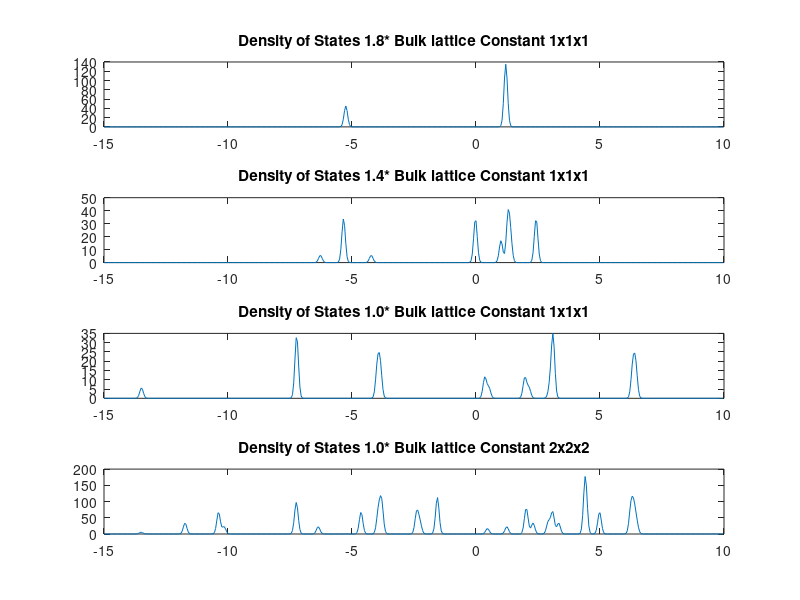

Here is the MATLAB script that generated this plot:
density_18 = [-1.500000e+01	0.000000e+00
-1.495000e+01	0.000000e+00
-1.490000e+01	0.000000e+00
-1.485000e+01	0.000000e+00
-1.480000e+01	0.000000e+00
-1.475000e+01	0.000000e+00
-1.470000e+01	0.000000e+00
-1.465000e+01	0.000000e+00
-1.460000e+01	0.000000e+00
-1.455000e+01	0.000000e+00
-1.450000e+01	0.000000e+00
-1.445000e+01	0.000000e+00
-1.440000e+01	0.000000e+00
-1.435000e+01	0.000000e+00
-1.430000e+01	0.000000e+00
-1.425000e+01	0.000000e+00
-1.420000e+01	0.000000e+00
-1.415000e+01	0.000000e+00
-1.410000e+01	0.000000e+00
-1.405000e+01	0.000000e+00
-1.400000e+01	0.000000e+00
-1.395000e+01	0.000000e+00
-1.390000e+01	0.000000e+00
-1.385000e+01	0.000000e+00
-1.380000e+01	0.000000e+00
-1.375000e+01	0.000000e+00
-1.370000e+01	0.000000e+00
-1.365000e+01	0.000000e+00
-1.360000e+01	0.000000e+00
-1.355000e+01	0.000000e+00
-1.350000e+01	0.000000e+00
-1.345000e+01	0.000000e+00
-1.340000e+01	0.000000e+00
-1.335000e+01	0.000000e+00
-1.330000e+01	0.000000e+00
-1.325000e+01	0.000000e+00
-1.320000e+01	0.000000e+00
-1.315000e+01	0.000000e+00
-1.310000e+01	0.000000e+00
-1.305000e+01	0.000000e+00
-1.300000e+01	0.000000e+00
-1.295000e+01	0.000000e+00
-1.290000e+01	0.000000e+00
-1.285000e+01	0.000000e+00
-1.280000e+01	0.000000e+00
-1.275000e+01	0.000000e+00
-1.270000e+01	0.000000e+00
-1.265000e+01	0.000000e+00
-1.260000e+01	0.000000e+00
-1.255000e+01	0.000000e+00
-1.250000e+01	0.000000e+00
-1.245000e+01	0.000000e+00
-1.240000e+01	0.000000e+00
-1.235000e+01	0.000000e+00
-1.230000e+01	0.000000e+00
-1.225000e+01	0.000000e+00
-1.220000e+01	0.000000e+00
-1.215000e+01	0.000000e+00
-1.210000e+01	0.000000e+00
-1.205000e+01	0.000000e+00
-1.200000e+01	0.000000e+00
-1.195000e+01	0.000000e+00
-1.190000e+01	0.000000e+00
-1.185000e+01	0.000000e+00
-1.180000e+01	0.000000e+00
-1.175000e+01	0.000000e+00
-1.170000e+01	0.000000e+00
-1.165000e+01	0.000000e+00
-1.160000e+01	0.000000e+00
-1.155000e+01	0.000000e+00
-1.150000e+01	0.000000e+00
-1.145000e+01	0.000000e+00
-1.140000e+01	0.000000e+00
-1.135000e+01	0.000000e+00
-1.130000e+01	0.000000e+00
-1.125000e+01	0.000000e+00
-1.120000e+01	0.000000e+00
-1.115000e+01	0.000000e+00
-1.110000e+01	0.000000e+00
-1.105000e+01	0.000000e+00
-1.100000e+01	0.000000e+00
-1.095000e+01	0.000000e+00
-1.090000e+01	0.000000e+00
-1.085000e+01	0.000000e+00
-1.080000e+01	0.000000e+00
-1.075000e+01	0.000000e+00
-1.070000e+01	0.000000e+00
-1.065000e+01	0.000000e+00
-1.060000e+01	0.000000e+00
-1.055000e+01	0.000000e+00
-1.050000e+01	0.000000e+00
-1.045000e+01	0.000000e+00
-1.040000e+01	0.000000e+00
-1.035000e+01	0.000000e+00
-1.030000e+01	0.000000e+00
-1.025000e+01	0.000000e+00
-1.020000e+01	0.000000e+00
-1.015000e+01	0.000000e+00
-1.010000e+01	0.000000e+00
-1.005000e+01	0.000000e+00
-1.000000e+01	0.000000e+00
-9.950000e+00	0.000000e+00
-9.900000e+00	0.000000e+00
-9.850000e+00	0.000000e+00
-9.800000e+00	0.000000e+00
-9.750000e+00	0.000000e+00
-9.700000e+00	0.000000e+00
-9.650000e+00	0.000000e+00
-9.600000e+00	0.000000e+00
-9.550000e+00	0.000000e+00
-9.500000e+00	0.000000e+00
-9.450000e+00	0.000000e+00
-9.400000e+00	0.000000e+00
-9.350000e+00	0.000000e+00
-9.300000e+00	0.000000e+00
-9.250000e+00	0.000000e+00
-9.200000e+00	0.000000e+00
-9.150000e+00	0.000000e+00
-9.100000e+00	0.000000e+00
-9.050000e+00	0.000000e+00
-9.000000e+00	0.000000e+00
-8.950000e+00	0.000000e+00
-8.900000e+00	0.000000e+00
-8.850000e+00	0.000000e+00
-8.800000e+00	0.000000e+00
-8.750000e+00	0.000000e+00
-8.700000e+00	0.000000e+00
-8.650000e+00	0.000000e+00
-8.600000e+00	0.000000e+00
-8.550000e+00	0.000000e+00
-8.500000e+00	0.000000e+00
-8.450000e+00	0.000000e+00
-8.400000e+00	0.000000e+00
-8.350000e+00	0.000000e+00
-8.300000e+00	0.000000e+00
-8.250000e+00	0.000000e+00
-8.200000e+00	0.000000e+00
-8.150000e+00	0.000000e+00
-8.100000e+00	0.000000e+00
-8.050000e+00	0.000000e+00
-8.000000e+00	0.000000e+00
-7.950000e+00	1.131980e-315
-7.900000e+00	4.690466e-304
-7.850000e+00	1.178816e-292
-7.800000e+00	1.796921e-281
-7.750000e+00	1.661364e-270
-7.700000e+00	9.316506e-260
-7.650000e+00	3.168796e-249
-7.600000e+00	6.537146e-239
-7.550000e+00	8.179653e-229
-7.500000e+00	6.207751e-219
-7.450000e+00	2.857502e-209
-7.400000e+00	7.977953e-200
-7.350000e+00	1.350981e-190
-7.300000e+00	1.387585e-181
-7.250000e+00	8.644163e-173
-7.200000e+00	3.266171e-164
-7.150000e+00	7.485274e-156
-7.100000e+00	1.040469e-147
-7.050000e+00	8.772099e-140
-7.000000e+00	4.485703e-132
-6.950000e+00	1.391267e-124
-6.900000e+00	2.617236e-117
-6.850000e+00	2.986264e-110
-6.800000e+00	2.066647e-103
-6.750000e+00	8.674753e-97
-6.700000e+00	2.208517e-90
-6.650000e+00	3.410335e-84
-6.600000e+00	3.194083e-78
-6.550000e+00	1.814463e-72
-6.500000e+00	6.251765e-67
-6.450000e+00	1.306502e-61
-6.400000e+00	1.656038e-56
-6.350000e+00	1.273160e-51
-6.300000e+00	5.936750e-47
-6.250000e+00	1.679064e-42
-6.200000e+00	2.880304e-38
-6.150000e+00	2.996831e-34
-6.100000e+00	1.891207e-30
-6.050000e+00	7.238832e-27
-6.000000e+00	1.680547e-23
-5.950000e+00	2.366386e-20
-5.900000e+00	2.021033e-17
-5.850000e+00	1.046921e-14
-5.800000e+00	3.289328e-12
-5.750000e+00	6.268349e-10
-5.700000e+00	7.245226e-08
-5.650000e+00	5.079295e-06
-5.600000e+00	2.159771e-04
-5.550000e+00	5.570123e-03
-5.500000e+00	8.713139e-02
-5.450000e+00	8.266795e-01
-5.400000e+00	4.757212e+00
-5.350000e+00	1.660430e+01
-5.300000e+00	3.515130e+01
-5.250000e+00	4.513517e+01
-5.200000e+00	3.515130e+01
-5.150000e+00	1.660430e+01
-5.100000e+00	4.757211e+00
-5.050000e+00	8.266793e-01
-5.000000e+00	8.713135e-02
-4.950000e+00	5.570121e-03
-4.900000e+00	2.159770e-04
-4.850000e+00	5.079292e-06
-4.800000e+00	7.245221e-08
-4.750000e+00	6.268344e-10
-4.700000e+00	3.289325e-12
-4.650000e+00	1.046920e-14
-4.600000e+00	2.021031e-17
-4.550000e+00	2.366384e-20
-4.500000e+00	1.680545e-23
-4.450000e+00	7.238823e-27
-4.400000e+00	1.891204e-30
-4.350000e+00	2.996827e-34
-4.300000e+00	2.880300e-38
-4.250000e+00	1.679061e-42
-4.200000e+00	5.936741e-47
-4.150000e+00	1.273158e-51
-4.100000e+00	1.656035e-56
-4.050000e+00	1.306500e-61
-4.000000e+00	6.251753e-67
-3.950000e+00	1.814459e-72
-3.900000e+00	3.194076e-78
-3.850000e+00	3.410328e-84
-3.800000e+00	2.208512e-90
-3.750000e+00	8.674733e-97
-3.700000e+00	2.066642e-103
-3.650000e+00	2.986257e-110
-3.600000e+00	2.617230e-117
-3.550000e+00	1.391263e-124
-3.500000e+00	4.485691e-132
-3.450000e+00	8.772075e-140
-3.400000e+00	1.040466e-147
-3.350000e+00	7.485253e-156
-3.300000e+00	3.266162e-164
-3.250000e+00	8.644137e-173
-3.200000e+00	1.387581e-181
-3.150000e+00	1.350977e-190
-3.100000e+00	7.977928e-200
-3.050000e+00	2.857492e-209
-3.000000e+00	6.207730e-219
-2.950000e+00	8.179625e-229
-2.900000e+00	6.537123e-239
-2.850000e+00	3.168784e-249
-2.800000e+00	9.316472e-260
-2.750000e+00	1.661357e-270
-2.700000e+00	1.796914e-281
-2.650000e+00	1.178812e-292
-2.600000e+00	4.690447e-304
-2.550000e+00	1.131975e-315
-2.500000e+00	0.000000e+00
-2.450000e+00	0.000000e+00
-2.400000e+00	0.000000e+00
-2.350000e+00	0.000000e+00
-2.300000e+00	0.000000e+00
-2.250000e+00	0.000000e+00
-2.200000e+00	0.000000e+00
-2.150000e+00	0.000000e+00
-2.100000e+00	0.000000e+00
-2.050000e+00	0.000000e+00
-2.000000e+00	0.000000e+00
-1.950000e+00	0.000000e+00
-1.900000e+00	0.000000e+00
-1.850000e+00	0.000000e+00
-1.800000e+00	0.000000e+00
-1.750000e+00	0.000000e+00
-1.700000e+00	0.000000e+00
-1.650000e+00	0.000000e+00
-1.600000e+00	0.000000e+00
-1.550000e+00	0.000000e+00
-1.500000e+00	4.053899e-314
-1.450000e+00	1.570060e-302
-1.400000e+00	3.689012e-291
-1.350000e+00	5.258491e-280
-1.300000e+00	4.547540e-269
-1.250000e+00	2.385963e-258
-1.200000e+00	7.595052e-248
-1.150000e+00	1.466852e-237
-1.100000e+00	1.718855e-227
-1.050000e+00	1.222079e-217
-1.000000e+00	5.272015e-208
-9.500000e-01	1.380010e-198
-9.000000e-01	2.191935e-189
-8.500000e-01	2.112638e-180
-8.000000e-01	1.235627e-171
-7.500000e-01	4.385594e-163
-7.000000e-01	9.446315e-155
-6.500000e-01	1.234823e-146
-6.000000e-01	9.796510e-139
-5.500000e-01	4.717147e-131
-5.000000e-01	1.378626e-123
-4.500000e-01	2.445635e-116
-4.000000e-01	2.633506e-109
-3.500000e-01	1.721452e-102
-3.000000e-01	6.831171e-96
-2.500000e-01	1.645726e-89
-2.000000e-01	2.407161e-83
-1.500000e-01	2.137777e-77
-1.000000e-01	1.152801e-71
-5.000000e-02	3.774917e-66
0.000000e+00	7.506680e-61
5.000000e-02	9.065750e-56
1.000000e-01	6.649716e-51
1.500000e-01	2.962613e-46
2.000000e-01	8.017680e-42
2.500000e-01	1.318118e-37
3.000000e-01	1.316502e-33
3.500000e-01	7.988794e-30
4.000000e-01	2.945529e-26
4.500000e-01	6.599301e-23
5.000000e-01	8.984936e-20
5.500000e-01	7.434362e-17
6.000000e-01	3.738631e-14
6.500000e-01	1.142745e-11
7.000000e-01	2.123147e-09
7.500000e-01	2.397895e-07
8.000000e-01	1.646353e-05
8.500000e-01	6.871950e-04
9.000000e-01	1.743898e-02
9.500000e-01	2.690689e-01
1.000000e+00	2.524193e+00
1.050000e+00	1.439829e+01
1.100000e+00	4.993879e+01
1.150000e+00	1.053202e+02
1.200000e+00	1.350627e+02
1.250000e+00	1.053202e+02
1.300000e+00	4.993879e+01
1.350000e+00	1.439829e+01
1.400000e+00	2.524194e+00
1.450000e+00	2.690690e-01
1.500000e+00	1.743898e-02
1.550000e+00	6.871951e-04
1.600000e+00	1.646353e-05
1.650000e+00	2.397896e-07
1.700000e+00	2.123148e-09
1.750000e+00	1.142745e-11
1.800000e+00	3.738632e-14
1.850000e+00	7.434364e-17
1.900000e+00	8.984939e-20
1.950000e+00	6.599303e-23
2.000000e+00	2.945530e-26
2.050000e+00	7.988796e-30
2.100000e+00	1.316503e-33
2.150000e+00	1.318118e-37
2.200000e+00	8.017683e-42
2.250000e+00	2.962614e-46
2.300000e+00	6.649719e-51
2.350000e+00	9.065753e-56
2.400000e+00	7.506683e-61
2.450000e+00	3.774918e-66
2.500000e+00	1.152802e-71
2.550000e+00	2.137778e-77
2.600000e+00	2.407161e-83
2.650000e+00	1.645726e-89
2.700000e+00	6.831173e-96
2.750000e+00	1.721453e-102
2.800000e+00	2.633506e-109
2.850000e+00	2.445636e-116
2.900000e+00	1.378627e-123
2.950000e+00	4.717148e-131
3.000000e+00	9.796513e-139
3.050000e+00	1.234823e-146
3.100000e+00	9.446317e-155
3.150000e+00	4.385595e-163
3.200000e+00	1.235628e-171
3.250000e+00	2.112639e-180
3.300000e+00	2.191936e-189
3.350000e+00	1.380010e-198
3.400000e+00	5.272016e-208
3.450000e+00	1.222079e-217
3.500000e+00	1.718855e-227
3.550000e+00	1.466852e-237
3.600000e+00	7.595053e-248
3.650000e+00	2.385963e-258
3.700000e+00	4.547541e-269
3.750000e+00	5.258492e-280
3.800000e+00	3.689013e-291
3.850000e+00	1.570060e-302
3.900000e+00	4.053899e-314
3.950000e+00	0.000000e+00
4.000000e+00	0.000000e+00
4.050000e+00	0.000000e+00
4.100000e+00	0.000000e+00
4.150000e+00	0.000000e+00
4.200000e+00	0.000000e+00
4.250000e+00	0.000000e+00
4.300000e+00	0.000000e+00
4.350000e+00	0.000000e+00
4.400000e+00	0.000000e+00
4.450000e+00	0.000000e+00
4.500000e+00	0.000000e+00
4.550000e+00	0.000000e+00
4.600000e+00	0.000000e+00
4.650000e+00	0.000000e+00
4.700000e+00	0.000000e+00
4.750000e+00	0.000000e+00
4.800000e+00	0.000000e+00
4.850000e+00	0.000000e+00
4.900000e+00	0.000000e+00
4.950000e+00	0.000000e+00
5.000000e+00	0.000000e+00
5.050000e+00	0.000000e+00
5.100000e+00	0.000000e+00
5.150000e+00	0.000000e+00
5.200000e+00	0.000000e+00
5.250000e+00	0.000000e+00
5.300000e+00	0.000000e+00
5.350000e+00	0.000000e+00
5.400000e+00	0.000000e+00
5.450000e+00	0.000000e+00
5.500000e+00	0.000000e+00
5.550000e+00	0.000000e+00
5.600000e+00	0.000000e+00
5.650000e+00	0.000000e+00
5.700000e+00	0.000000e+00
5.750000e+00	0.000000e+00
5.800000e+00	0.000000e+00
5.850000e+00	0.000000e+00
5.900000e+00	0.000000e+00
5.950000e+00	0.000000e+00
6.000000e+00	0.000000e+00
6.050000e+00	0.000000e+00
6.100000e+00	0.000000e+00
6.150000e+00	0.000000e+00
6.200000e+00	0.000000e+00
6.250000e+00	0.000000e+00
6.300000e+00	0.000000e+00
6.350000e+00	0.000000e+00
6.400000e+00	0.000000e+00
6.450000e+00	0.000000e+00
6.500000e+00	0.000000e+00
6.550000e+00	0.000000e+00
6.600000e+00	0.000000e+00
6.650000e+00	0.000000e+00
6.700000e+00	0.000000e+00
6.750000e+00	0.000000e+00
6.800000e+00	0.000000e+00
6.850000e+00	0.000000e+00
6.900000e+00	0.000000e+00
6.950000e+00	0.000000e+00
7.000000e+00	0.000000e+00
7.050000e+00	0.000000e+00
7.100000e+00	0.000000e+00
7.150000e+00	0.000000e+00
7.200000e+00	0.000000e+00
7.250000e+00	0.000000e+00
7.300000e+00	0.000000e+00
7.350000e+00	0.000000e+00
7.400000e+00	0.000000e+00
7.450000e+00	0.000000e+00
7.500000e+00	0.000000e+00
7.550000e+00	0.000000e+00
7.600000e+00	0.000000e+00
7.650000e+00	0.000000e+00
7.700000e+00	0.000000e+00
7.750000e+00	0.000000e+00
7.800000e+00	0.000000e+00
7.850000e+00	0.000000e+00
7.900000e+00	0.000000e+00
7.950000e+00	0.000000e+00
8.000000e+00	0.000000e+00
8.050000e+00	0.000000e+00
8.100000e+00	0.000000e+00
8.150000e+00	0.000000e+00
8.200000e+00	0.000000e+00
8.250000e+00	0.000000e+00
8.300000e+00	0.000000e+00
8.350000e+00	0.000000e+00
8.400000e+00	0.000000e+00
8.450000e+00	0.000000e+00
8.500000e+00	0.000000e+00
8.550000e+00	0.000000e+00
8.600000e+00	0.000000e+00
8.650000e+00	0.000000e+00
8.700000e+00	0.000000e+00
8.750000e+00	0.000000e+00
8.800000e+00	0.000000e+00
8.850000e+00	0.000000e+00
8.900000e+00	0.000000e+00
8.950000e+00	0.000000e+00
9.000000e+00	0.000000e+00
9.050000e+00	0.000000e+00
9.100000e+00	0.000000e+00
9.150000e+00	0.000000e+00
9.200000e+00	0.000000e+00
9.250000e+00	0.000000e+00
9.300000e+00	0.000000e+00
9.350000e+00	0.000000e+00
9.400000e+00	0.000000e+00
9.450000e+00	0.000000e+00
9.500000e+00	0.000000e+00
9.550000e+00	0.000000e+00
9.600000e+00	0.000000e+00
9.650000e+00	0.000000e+00
9.700000e+00	0.000000e+00
9.750000e+00	0.000000e+00
9.800000e+00	0.000000e+00
9.850000e+00	0.000000e+00
9.900000e+00	0.000000e+00
9.950000e+00	0.000000e+00];

density_14 = [-1.500000e+01	0.000000e+00
-1.495000e+01	0.000000e+00
-1.490000e+01	0.000000e+00
-1.485000e+01	0.000000e+00
-1.480000e+01	0.000000e+00
-1.475000e+01	0.000000e+00
-1.470000e+01	0.000000e+00
-1.465000e+01	0.000000e+00
-1.460000e+01	0.000000e+00
-1.455000e+01	0.000000e+00
-1.450000e+01	0.000000e+00
-1.445000e+01	0.000000e+00
-1.440000e+01	0.000000e+00
-1.435000e+01	0.000000e+00
-1.430000e+01	0.000000e+00
-1.425000e+01	0.000000e+00
-1.420000e+01	0.000000e+00
-1.415000e+01	0.000000e+00
-1.410000e+01	0.000000e+00
-1.405000e+01	0.000000e+00
-1.400000e+01	0.000000e+00
-1.395000e+01	0.000000e+00
-1.390000e+01	0.000000e+00
-1.385000e+01	0.000000e+00
-1.380000e+01	0.000000e+00
-1.375000e+01	0.000000e+00
-1.370000e+01	0.000000e+00
-1.365000e+01	0.000000e+00
-1.360000e+01	0.000000e+00
-1.355000e+01	0.000000e+00
-1.350000e+01	0.000000e+00
-1.345000e+01	0.000000e+00
-1.340000e+01	0.000000e+00
-1.335000e+01	0.000000e+00
-1.330000e+01	0.000000e+00
-1.325000e+01	0.000000e+00
-1.320000e+01	0.000000e+00
-1.315000e+01	0.000000e+00
-1.310000e+01	0.000000e+00
-1.305000e+01	0.000000e+00
-1.300000e+01	0.000000e+00
-1.295000e+01	0.000000e+00
-1.290000e+01	0.000000e+00
-1.285000e+01	0.000000e+00
-1.280000e+01	0.000000e+00
-1.275000e+01	0.000000e+00
-1.270000e+01	0.000000e+00
-1.265000e+01	0.000000e+00
-1.260000e+01	0.000000e+00
-1.255000e+01	0.000000e+00
-1.250000e+01	0.000000e+00
-1.245000e+01	0.000000e+00
-1.240000e+01	0.000000e+00
-1.235000e+01	0.000000e+00
-1.230000e+01	0.000000e+00
-1.225000e+01	0.000000e+00
-1.220000e+01	0.000000e+00
-1.215000e+01	0.000000e+00
-1.210000e+01	0.000000e+00
-1.205000e+01	0.000000e+00
-1.200000e+01	0.000000e+00
-1.195000e+01	0.000000e+00
-1.190000e+01	0.000000e+00
-1.185000e+01	0.000000e+00
-1.180000e+01	0.000000e+00
-1.175000e+01	0.000000e+00
-1.170000e+01	0.000000e+00
-1.165000e+01	0.000000e+00
-1.160000e+01	0.000000e+00
-1.155000e+01	0.000000e+00
-1.150000e+01	0.000000e+00
-1.145000e+01	0.000000e+00
-1.140000e+01	0.000000e+00
-1.135000e+01	0.000000e+00
-1.130000e+01	0.000000e+00
-1.125000e+01	0.000000e+00
-1.120000e+01	0.000000e+00
-1.115000e+01	0.000000e+00
-1.110000e+01	0.000000e+00
-1.105000e+01	0.000000e+00
-1.100000e+01	0.000000e+00
-1.095000e+01	0.000000e+00
-1.090000e+01	0.000000e+00
-1.085000e+01	0.000000e+00
-1.080000e+01	0.000000e+00
-1.075000e+01	0.000000e+00
-1.070000e+01	0.000000e+00
-1.065000e+01	0.000000e+00
-1.060000e+01	0.000000e+00
-1.055000e+01	0.000000e+00
-1.050000e+01	0.000000e+00
-1.045000e+01	0.000000e+00
-1.040000e+01	0.000000e+00
-1.035000e+01	0.000000e+00
-1.030000e+01	0.000000e+00
-1.025000e+01	0.000000e+00
-1.020000e+01	0.000000e+00
-1.015000e+01	0.000000e+00
-1.010000e+01	0.000000e+00
-1.005000e+01	0.000000e+00
-1.000000e+01	0.000000e+00
-9.950000e+00	0.000000e+00
-9.900000e+00	0.000000e+00
-9.850000e+00	0.000000e+00
-9.800000e+00	0.000000e+00
-9.750000e+00	0.000000e+00
-9.700000e+00	0.000000e+00
-9.650000e+00	0.000000e+00
-9.600000e+00	0.000000e+00
-9.550000e+00	0.000000e+00
-9.500000e+00	0.000000e+00
-9.450000e+00	0.000000e+00
-9.400000e+00	0.000000e+00
-9.350000e+00	0.000000e+00
-9.300000e+00	0.000000e+00
-9.250000e+00	0.000000e+00
-9.200000e+00	0.000000e+00
-9.150000e+00	0.000000e+00
-9.100000e+00	0.000000e+00
-9.050000e+00	0.000000e+00
-9.000000e+00	1.679823e-322
-8.950000e+00	9.513496e-311
-8.900000e+00	3.071128e-299
-8.850000e+00	6.013239e-288
-8.800000e+00	7.141210e-277
-8.750000e+00	5.143845e-266
-8.700000e+00	2.247277e-255
-8.650000e+00	5.954952e-245
-8.600000e+00	9.570895e-235
-8.550000e+00	9.329958e-225
-8.500000e+00	5.516448e-215
-8.450000e+00	1.978300e-205
-8.400000e+00	4.303061e-196
-8.350000e+00	5.676957e-187
-8.300000e+00	4.542621e-178
-8.250000e+00	2.204703e-169
-8.200000e+00	6.490028e-161
-8.150000e+00	1.158766e-152
-8.100000e+00	1.254867e-144
-8.050000e+00	8.242375e-137
-8.000000e+00	3.283672e-129
-7.950000e+00	7.934508e-122
-7.900000e+00	1.162875e-114
-7.850000e+00	1.033710e-107
-7.800000e+00	5.573361e-101
-7.750000e+00	1.822588e-94
-7.700000e+00	3.615034e-88
-7.650000e+00	4.348998e-82
-7.600000e+00	3.173355e-76
-7.550000e+00	1.404433e-70
-7.500000e+00	3.769954e-65
-7.450000e+00	6.137957e-60
-7.400000e+00	6.061280e-55
-7.350000e+00	3.630427e-50
-7.300000e+00	1.318875e-45
-7.250000e+00	2.906047e-41
-7.200000e+00	3.883776e-37
-7.150000e+00	3.148173e-33
-7.100000e+00	1.547803e-29
-7.050000e+00	4.615572e-26
-7.000000e+00	8.348109e-23
-6.950000e+00	9.158061e-20
-6.900000e+00	6.093568e-17
-6.850000e+00	2.459193e-14
-6.800000e+00	6.019580e-12
-6.750000e+00	8.937018e-10
-6.700000e+00	8.047701e-08
-6.650000e+00	4.395454e-06
-6.600000e+00	1.456091e-04
-6.550000e+00	2.925674e-03
-6.500000e+00	3.565465e-02
-6.450000e+00	2.635476e-01
-6.400000e+00	1.181557e+00
-6.350000e+00	3.212945e+00
-6.300000e+00	5.299130e+00
-6.250000e+00	5.301010e+00
-6.200000e+00	3.216365e+00
-6.150000e+00	1.183654e+00
-6.100000e+00	2.642027e-01
-6.050000e+00	3.576863e-02
-6.000000e+00	2.937109e-03
-5.950000e+00	1.462819e-04
-5.900000e+00	4.418899e-06
-5.850000e+00	8.114540e-08
-5.800000e+00	2.398199e-08
-5.750000e+00	1.777945e-06
-5.700000e+00	8.306318e-05
-5.650000e+00	2.353710e-03
-5.600000e+00	4.045293e-02
-5.550000e+00	4.216964e-01
-5.500000e+00	2.666260e+00
-5.450000e+00	1.022487e+01
-5.400000e+00	2.378297e+01
-5.350000e+00	3.355266e+01
-5.300000e+00	2.871049e+01
-5.250000e+00	1.490071e+01
-5.200000e+00	4.690576e+00
-5.150000e+00	8.955671e-01
-5.100000e+00	1.037105e-01
-5.050000e+00	7.284509e-03
-5.000000e+00	3.103348e-04
-4.950000e+00	8.018876e-06
-4.900000e+00	1.256751e-07
-4.850000e+00	1.194642e-09
-4.800000e+00	6.912569e-12
-4.750000e+00	6.088663e-12
-4.700000e+00	8.997439e-10
-4.650000e+00	8.096364e-08
-4.600000e+00	4.418898e-06
-4.550000e+00	1.462819e-04
-4.500000e+00	2.937109e-03
-4.450000e+00	3.576863e-02
-4.400000e+00	2.642027e-01
-4.350000e+00	1.183654e+00
-4.300000e+00	3.216365e+00
-4.250000e+00	5.301010e+00
-4.200000e+00	5.299130e+00
-4.150000e+00	3.212945e+00
-4.100000e+00	1.181557e+00
-4.050000e+00	2.635476e-01
-4.000000e+00	3.565465e-02
-3.950000e+00	2.925674e-03
-3.900000e+00	1.456091e-04
-3.850000e+00	4.395454e-06
-3.800000e+00	8.047701e-08
-3.750000e+00	8.937018e-10
-3.700000e+00	6.019580e-12
-3.650000e+00	2.459193e-14
-3.600000e+00	6.093568e-17
-3.550000e+00	9.158061e-20
-3.500000e+00	8.348109e-23
-3.450000e+00	4.615572e-26
-3.400000e+00	1.547803e-29
-3.350000e+00	3.148173e-33
-3.300000e+00	3.883776e-37
-3.250000e+00	2.906047e-41
-3.200000e+00	1.318875e-45
-3.150000e+00	3.630427e-50
-3.100000e+00	6.061280e-55
-3.050000e+00	6.137957e-60
-3.000000e+00	3.769954e-65
-2.950000e+00	1.404433e-70
-2.900000e+00	3.173355e-76
-2.850000e+00	4.348998e-82
-2.800000e+00	3.615034e-88
-2.750000e+00	1.822588e-94
-2.700000e+00	5.573361e-101
-2.650000e+00	1.033710e-107
-2.600000e+00	1.162875e-114
-2.550000e+00	7.934508e-122
-2.500000e+00	3.283672e-129
-2.450000e+00	8.242375e-137
-2.400000e+00	1.254867e-144
-2.350000e+00	1.158766e-152
-2.300000e+00	6.490028e-161
-2.250000e+00	2.204703e-169
-2.200000e+00	4.542621e-178
-2.150000e+00	5.676957e-187
-2.100000e+00	9.958966e-187
-2.050000e+00	8.208513e-178
-2.000000e+00	4.103623e-169
-1.950000e+00	1.244295e-160
-1.900000e+00	2.288399e-152
-1.850000e+00	2.552660e-144
-1.800000e+00	1.727058e-136
-1.750000e+00	7.087186e-129
-1.700000e+00	1.763979e-121
-1.650000e+00	2.662966e-114
-1.600000e+00	2.438320e-107
-1.550000e+00	1.354156e-100
-1.500000e+00	4.561411e-94
-1.450000e+00	9.319283e-88
-1.400000e+00	1.154831e-81
-1.350000e+00	8.679755e-76
-1.300000e+00	3.956846e-70
-1.250000e+00	1.094066e-64
-1.200000e+00	1.834808e-59
-1.150000e+00	1.866339e-54
-1.100000e+00	1.151445e-49
-1.050000e+00	4.308723e-45
-1.000000e+00	9.779277e-41
-9.500000e-01	1.346225e-36
-9.000000e-01	1.124039e-32
-8.500000e-01	5.692432e-29
-8.000000e-01	1.748506e-25
-7.500000e-01	3.257534e-22
-7.000000e-01	3.680982e-19
-6.500000e-01	2.522849e-16
-6.000000e-01	1.048749e-13
-5.500000e-01	2.644262e-11
-5.000000e-01	4.043805e-09
-4.500000e-01	3.750842e-07
-4.000000e-01	2.110183e-05
-3.500000e-01	7.200524e-04
-3.000000e-01	1.490256e-02
-2.500000e-01	1.870727e-01
-2.000000e-01	1.424337e+00
-1.500000e-01	6.577606e+00
-1.000000e-01	1.842365e+01
-5.000000e-02	3.129942e+01
0.000000e+00	3.225148e+01
5.000000e-02	2.015653e+01
1.000000e-01	7.640726e+00
1.500000e-01	1.756735e+00
2.000000e-01	2.449800e-01
2.500000e-01	2.072086e-02
3.000000e-01	1.063011e-03
3.500000e-01	3.307656e-05
4.000000e-01	6.242461e-07
4.500000e-01	7.146178e-09
5.000000e-01	1.512710e-10
5.500000e-01	1.276898e-08
6.000000e-01	9.727568e-07
6.500000e-01	4.494819e-05
7.000000e-01	1.259717e-03
7.500000e-01	2.141343e-02
8.000000e-01	2.207763e-01
8.500000e-01	1.380612e+00
9.000000e-01	5.236534e+00
9.500000e-01	1.204700e+01
1.000000e+00	1.681641e+01
1.050000e+00	1.432960e+01
1.100000e+00	8.201250e+00
1.150000e+00	7.013240e+00
1.200000e+00	1.575935e+01
1.250000e+00	3.103315e+01
1.300000e+00	4.085834e+01
1.350000e+00	3.800885e+01
1.400000e+00	2.703399e+01
1.450000e+00	1.471295e+01
1.500000e+00	5.658222e+00
1.550000e+00	1.421065e+00
1.600000e+00	2.231301e-01
1.650000e+00	2.149650e-02
1.700000e+00	1.261495e-03
1.750000e+00	4.497127e-05
1.800000e+00	9.729385e-07
1.850000e+00	1.276985e-08
1.900000e+00	1.512735e-10
1.950000e+00	7.146178e-09
2.000000e+00	6.242461e-07
2.050000e+00	3.307656e-05
2.100000e+00	1.063011e-03
2.150000e+00	2.072086e-02
2.200000e+00	2.449800e-01
2.250000e+00	1.756735e+00
2.300000e+00	7.640726e+00
2.350000e+00	2.015653e+01
2.400000e+00	3.225148e+01
2.450000e+00	3.129942e+01
2.500000e+00	1.842365e+01
2.550000e+00	6.577606e+00
2.600000e+00	1.424337e+00
2.650000e+00	1.870727e-01
2.700000e+00	1.490256e-02
2.750000e+00	7.200524e-04
2.800000e+00	2.110183e-05
2.850000e+00	3.750842e-07
2.900000e+00	4.043805e-09
2.950000e+00	2.644262e-11
3.000000e+00	1.048749e-13
3.050000e+00	2.522849e-16
3.100000e+00	3.680982e-19
3.150000e+00	3.257534e-22
3.200000e+00	1.748506e-25
3.250000e+00	5.692432e-29
3.300000e+00	1.124039e-32
3.350000e+00	1.346225e-36
3.400000e+00	9.779277e-41
3.450000e+00	4.308723e-45
3.500000e+00	1.151445e-49
3.550000e+00	1.866339e-54
3.600000e+00	1.834808e-59
3.650000e+00	1.094066e-64
3.700000e+00	3.956846e-70
3.750000e+00	8.679755e-76
3.800000e+00	1.154831e-81
3.850000e+00	9.319283e-88
3.900000e+00	4.561411e-94
3.950000e+00	1.354156e-100
4.000000e+00	2.438320e-107
4.050000e+00	2.662966e-114
4.100000e+00	1.763979e-121
4.150000e+00	7.087186e-129
4.200000e+00	1.727058e-136
4.250000e+00	2.552660e-144
4.300000e+00	2.288399e-152
4.350000e+00	1.244295e-160
4.400000e+00	4.103623e-169
4.450000e+00	8.208513e-178
4.500000e+00	9.958966e-187
4.550000e+00	7.328528e-196
4.600000e+00	3.270936e-205
4.650000e+00	8.854827e-215
4.700000e+00	1.453921e-224
4.750000e+00	1.447953e-234
4.800000e+00	8.746228e-245
4.850000e+00	3.204349e-255
4.900000e+00	7.120520e-266
4.950000e+00	9.597018e-277
5.000000e+00	7.845374e-288
5.050000e+00	3.889948e-299
5.100000e+00	1.169840e-310
5.150000e+00	1.778636e-322
5.200000e+00	0.000000e+00
5.250000e+00	0.000000e+00
5.300000e+00	0.000000e+00
5.350000e+00	0.000000e+00
5.400000e+00	0.000000e+00
5.450000e+00	0.000000e+00
5.500000e+00	0.000000e+00
5.550000e+00	0.000000e+00
5.600000e+00	0.000000e+00
5.650000e+00	0.000000e+00
5.700000e+00	0.000000e+00
5.750000e+00	0.000000e+00
5.800000e+00	0.000000e+00
5.850000e+00	0.000000e+00
5.900000e+00	0.000000e+00
5.950000e+00	0.000000e+00
6.000000e+00	0.000000e+00
6.050000e+00	0.000000e+00
6.100000e+00	0.000000e+00
6.150000e+00	0.000000e+00
6.200000e+00	0.000000e+00
6.250000e+00	0.000000e+00
6.300000e+00	0.000000e+00
6.350000e+00	0.000000e+00
6.400000e+00	0.000000e+00
6.450000e+00	0.000000e+00
6.500000e+00	0.000000e+00
6.550000e+00	0.000000e+00
6.600000e+00	0.000000e+00
6.650000e+00	0.000000e+00
6.700000e+00	0.000000e+00
6.750000e+00	0.000000e+00
6.800000e+00	0.000000e+00
6.850000e+00	0.000000e+00
6.900000e+00	0.000000e+00
6.950000e+00	0.000000e+00
7.000000e+00	0.000000e+00
7.050000e+00	0.000000e+00
7.100000e+00	0.000000e+00
7.150000e+00	0.000000e+00
7.200000e+00	0.000000e+00
7.250000e+00	0.000000e+00
7.300000e+00	0.000000e+00
7.350000e+00	0.000000e+00
7.400000e+00	0.000000e+00
7.450000e+00	0.000000e+00
7.500000e+00	0.000000e+00
7.550000e+00	0.000000e+00
7.600000e+00	0.000000e+00
7.650000e+00	0.000000e+00
7.700000e+00	0.000000e+00
7.750000e+00	0.000000e+00
7.800000e+00	0.000000e+00
7.850000e+00	0.000000e+00
7.900000e+00	0.000000e+00
7.950000e+00	0.000000e+00
8.000000e+00	0.000000e+00
8.050000e+00	0.000000e+00
8.100000e+00	0.000000e+00
8.150000e+00	0.000000e+00
8.200000e+00	0.000000e+00
8.250000e+00	0.000000e+00
8.300000e+00	0.000000e+00
8.350000e+00	0.000000e+00
8.400000e+00	0.000000e+00
8.450000e+00	0.000000e+00
8.500000e+00	0.000000e+00
8.550000e+00	0.000000e+00
8.600000e+00	0.000000e+00
8.650000e+00	0.000000e+00
8.700000e+00	0.000000e+00
8.750000e+00	0.000000e+00
8.800000e+00	0.000000e+00
8.850000e+00	0.000000e+00
8.900000e+00	0.000000e+00
8.950000e+00	0.000000e+00
9.000000e+00	0.000000e+00
9.050000e+00	0.000000e+00
9.100000e+00	0.000000e+00
9.150000e+00	0.000000e+00
9.200000e+00	0.000000e+00
9.250000e+00	0.000000e+00
9.300000e+00	0.000000e+00
9.350000e+00	0.000000e+00
9.400000e+00	0.000000e+00
9.450000e+00	0.000000e+00
9.500000e+00	0.000000e+00
9.550000e+00	0.000000e+00
9.600000e+00	0.000000e+00
9.650000e+00	0.000000e+00
9.700000e+00	0.000000e+00
9.750000e+00	0.000000e+00
9.800000e+00	0.000000e+00
9.850000e+00	0.000000e+00
9.900000e+00	0.000000e+00
9.950000e+00	0.000000e+00];
density_10 = [-1.500000e+01	2.933999e-99
-1.495000e+01	8.420784e-93
-1.490000e+01	1.465878e-86
-1.485000e+01	1.547733e-80
-1.480000e+01	9.911669e-75
-1.475000e+01	3.849908e-69
-1.470000e+01	9.069989e-64
-1.465000e+01	1.296032e-58
-1.460000e+01	1.123253e-53
-1.455000e+01	5.904626e-49
-1.450000e+01	1.882607e-44
-1.445000e+01	3.640658e-40
-1.440000e+01	4.270246e-36
-1.435000e+01	3.037935e-32
-1.430000e+01	1.310862e-28
-1.425000e+01	3.430743e-25
-1.420000e+01	5.445931e-22
-1.415000e+01	5.243350e-19
-1.410000e+01	3.061951e-16
-1.405000e+01	1.084527e-13
-1.400000e+01	2.329891e-11
-1.395000e+01	3.035871e-09
-1.390000e+01	2.399296e-07
-1.385000e+01	1.150104e-05
-1.380000e+01	3.343821e-04
-1.375000e+01	5.896602e-03
-1.370000e+01	6.306863e-02
-1.365000e+01	4.091454e-01
-1.360000e+01	1.609885e+00
-1.355000e+01	3.842064e+00
-1.350000e+01	5.561439e+00
-1.345000e+01	4.882727e+00
-1.340000e+01	2.600103e+00
-1.335000e+01	8.397914e-01
-1.330000e+01	1.645148e-01
-1.325000e+01	1.954751e-02
-1.320000e+01	1.408739e-03
-1.315000e+01	6.157756e-05
-1.310000e+01	1.632552e-06
-1.305000e+01	2.625213e-08
-1.300000e+01	2.560440e-10
-1.295000e+01	1.514669e-12
-1.290000e+01	5.434671e-15
-1.285000e+01	1.182719e-17
-1.280000e+01	1.561144e-20
-1.275000e+01	1.249847e-23
-1.270000e+01	6.069091e-27
-1.265000e+01	1.787488e-30
-1.260000e+01	3.193121e-34
-1.255000e+01	3.459715e-38
-1.250000e+01	2.273621e-42
-1.245000e+01	9.062513e-47
-1.240000e+01	2.190947e-51
-1.235000e+01	3.212684e-56
-1.230000e+01	2.857306e-61
-1.225000e+01	1.541340e-66
-1.220000e+01	5.043042e-72
-1.215000e+01	1.000782e-77
-1.210000e+01	1.204591e-83
-1.205000e+01	8.794115e-90
-1.200000e+01	3.894014e-96
-1.195000e+01	1.045817e-102
-1.190000e+01	1.703595e-109
-1.185000e+01	1.683178e-116
-1.180000e+01	1.008664e-123
-1.175000e+01	3.666195e-131
-1.170000e+01	8.082347e-139
-1.165000e+01	1.080717e-146
-1.160000e+01	8.764751e-155
-1.155000e+01	4.311415e-163
-1.150000e+01	1.286331e-171
-1.145000e+01	2.327761e-180
-1.140000e+01	2.554917e-189
-1.135000e+01	1.700858e-198
-1.130000e+01	6.867712e-208
-1.125000e+01	1.681933e-217
-1.120000e+01	2.498379e-227
-1.115000e+01	2.250923e-237
-1.110000e+01	1.230030e-247
-1.105000e+01	4.076837e-258
-1.100000e+01	8.195659e-269
-1.095000e+01	9.993029e-280
-1.090000e+01	7.390320e-291
-1.085000e+01	3.314989e-302
-1.080000e+01	9.018900e-314
-1.075000e+01	0.000000e+00
-1.070000e+01	0.000000e+00
-1.065000e+01	0.000000e+00
-1.060000e+01	0.000000e+00
-1.055000e+01	0.000000e+00
-1.050000e+01	0.000000e+00
-1.045000e+01	0.000000e+00
-1.040000e+01	0.000000e+00
-1.035000e+01	0.000000e+00
-1.030000e+01	0.000000e+00
-1.025000e+01	0.000000e+00
-1.020000e+01	0.000000e+00
-1.015000e+01	0.000000e+00
-1.010000e+01	0.000000e+00
-1.005000e+01	0.000000e+00
-1.000000e+01	0.000000e+00
-9.950000e+00	1.339116e-319
-9.900000e+00	6.435385e-308
-9.850000e+00	1.876406e-296
-9.800000e+00	3.319179e-285
-9.750000e+00	3.561976e-274
-9.700000e+00	2.319062e-263
-9.650000e+00	9.160086e-253
-9.600000e+00	2.195117e-242
-9.550000e+00	3.191481e-232
-9.500000e+00	2.815196e-222
-9.450000e+00	1.506651e-212
-9.400000e+00	4.892267e-203
-9.350000e+00	9.638459e-194
-9.300000e+00	1.152156e-184
-9.250000e+00	8.356575e-176
-9.200000e+00	3.677606e-167
-9.150000e+00	9.820407e-159
-9.100000e+00	1.591214e-150
-9.050000e+00	1.564480e-142
-9.000000e+00	9.333880e-135
-8.950000e+00	3.379194e-127
-8.900000e+00	7.423887e-120
-8.850000e+00	9.897503e-113
-8.800000e+00	8.007649e-106
-8.750000e+00	3.931684e-99
-8.700000e+00	1.171537e-92
-8.650000e+00	2.118589e-86
-8.600000e+00	2.325201e-80
-8.550000e+00	1.548844e-74
-8.500000e+00	6.261783e-69
-8.450000e+00	1.536534e-63
-8.400000e+00	2.288495e-58
-8.350000e+00	2.068867e-53
-8.300000e+00	1.135272e-48
-8.250000e+00	3.781488e-44
-8.200000e+00	7.645950e-40
-8.150000e+00	9.384615e-36
-8.100000e+00	6.992428e-32
-8.050000e+00	3.162833e-28
-8.000000e+00	8.685023e-25
-7.950000e+00	1.447845e-21
-7.900000e+00	1.465341e-18
-7.850000e+00	9.003883e-16
-7.800000e+00	3.358955e-13
-7.750000e+00	7.607991e-11
-7.700000e+00	1.046248e-08
-7.650000e+00	8.735859e-07
-7.600000e+00	4.428831e-05
-7.550000e+00	1.363299e-03
-7.500000e+00	2.548102e-02
-7.450000e+00	2.891817e-01
-7.400000e+00	1.992768e+00
-7.350000e+00	8.338302e+00
-7.300000e+00	2.118535e+01
-7.250000e+00	3.268379e+01
-7.200000e+00	3.061741e+01
-7.150000e+00	1.741579e+01
-7.100000e+00	6.015284e+00
-7.050000e+00	1.261552e+00
-7.000000e+00	1.606525e-01
-6.950000e+00	1.242224e-02
-6.900000e+00	5.832280e-04
-6.850000e+00	1.662638e-05
-6.800000e+00	2.877879e-07
-6.750000e+00	3.024521e-09
-6.700000e+00	1.929937e-11
-6.650000e+00	7.476950e-14
-6.600000e+00	1.758705e-16
-6.550000e+00	2.511540e-19
-6.500000e+00	2.177495e-22
-6.450000e+00	1.146133e-25
-6.400000e+00	3.662384e-29
-6.350000e+00	7.104511e-33
-6.300000e+00	8.366349e-37
-6.250000e+00	5.980795e-41
-6.200000e+00	2.595331e-45
-6.150000e+00	6.836396e-50
-6.100000e+00	1.093079e-54
-6.050000e+00	1.060854e-59
-6.000000e+00	6.249262e-65
-5.950000e+00	2.234398e-70
-5.900000e+00	4.848874e-76
-5.850000e+00	6.386449e-82
-5.800000e+00	5.105123e-88
-5.750000e+00	2.476688e-94
-5.700000e+00	7.291972e-101
-5.650000e+00	1.302920e-107
-5.600000e+00	3.783237e-114
-5.550000e+00	2.132338e-107
-5.500000e+00	1.163419e-100
-5.450000e+00	3.850077e-94
-5.400000e+00	7.727788e-88
-5.350000e+00	9.407924e-82
-5.300000e+00	6.946805e-76
-5.250000e+00	3.111209e-70
-5.200000e+00	8.451350e-65
-5.150000e+00	1.392438e-59
-5.100000e+00	1.391484e-54
-5.050000e+00	8.433994e-50
-5.000000e+00	3.100568e-45
-4.950000e+00	6.913563e-41
-4.900000e+00	9.350081e-37
-4.850000e+00	7.669756e-33
-4.800000e+00	3.815931e-29
-4.750000e+00	1.151522e-25
-4.700000e+00	2.107642e-22
-4.650000e+00	2.339775e-19
-4.600000e+00	1.575448e-16
-4.550000e+00	6.434092e-14
-4.500000e+00	1.593762e-11
-4.450000e+00	2.394497e-09
-4.400000e+00	2.182040e-07
-4.350000e+00	1.206086e-05
-4.300000e+00	4.043807e-04
-4.250000e+00	8.225961e-03
-4.200000e+00	1.015852e-01
-4.150000e+00	7.629727e-01
-4.100000e+00	3.503944e+00
-4.050000e+00	9.993056e+00
-4.000000e+00	1.844044e+01
-3.950000e+00	2.403029e+01
-3.900000e+00	2.465559e+01
-3.850000e+00	2.026921e+01
-3.800000e+00	1.210879e+01
-3.750000e+00	4.761122e+00
-3.700000e+00	1.170754e+00
-3.650000e+00	1.764760e-01
-3.600000e+00	1.619252e-02
-3.550000e+00	9.022263e-04
-3.500000e+00	3.050300e-05
-3.450000e+00	6.255758e-07
-3.400000e+00	7.781966e-09
-3.350000e+00	5.871618e-11
-3.300000e+00	2.687084e-13
-3.250000e+00	7.458612e-16
-3.200000e+00	1.255706e-18
-3.150000e+00	1.282244e-21
-3.100000e+00	7.941563e-25
-3.050000e+00	2.983281e-28
-3.000000e+00	6.797281e-32
-2.950000e+00	9.393534e-36
-2.900000e+00	7.873639e-40
-2.850000e+00	4.002901e-44
-2.800000e+00	1.234317e-48
-2.750000e+00	2.308510e-53
-2.700000e+00	2.618721e-58
-2.650000e+00	1.801771e-63
-2.600000e+00	7.519045e-69
-2.550000e+00	1.903174e-74
-2.500000e+00	2.921778e-80
-2.450000e+00	2.720624e-86
-2.400000e+00	1.536536e-92
-2.350000e+00	5.263440e-99
-2.300000e+00	1.093577e-105
-2.250000e+00	1.378103e-112
-2.200000e+00	1.053336e-119
-2.150000e+00	4.883205e-127
-2.100000e+00	1.373079e-134
-2.050000e+00	2.341743e-142
-2.000000e+00	2.422342e-150
-1.950000e+00	1.519793e-158
-1.900000e+00	5.783440e-167
-1.850000e+00	1.334875e-175
-1.800000e+00	1.868736e-184
-1.750000e+00	5.649275e-192
-1.700000e+00	5.888382e-183
-1.650000e+00	3.830230e-174
-1.600000e+00	1.511146e-165
-1.550000e+00	3.616105e-157
-1.500000e+00	5.248415e-149
-1.450000e+00	4.620278e-141
-1.400000e+00	2.466953e-133
-1.350000e+00	7.989256e-126
-1.300000e+00	1.569295e-118
-1.250000e+00	1.869630e-111
-1.200000e+00	1.351012e-104
-1.150000e+00	5.921283e-98
-1.100000e+00	1.574074e-91
-1.050000e+00	2.537974e-85
-1.000000e+00	2.482001e-79
-9.500000e-01	1.472209e-73
-9.000000e-01	5.296510e-68
-8.500000e-01	1.155747e-62
-8.000000e-01	1.529638e-57
-7.500000e-01	1.227912e-52
-7.000000e-01	5.978587e-48
-6.500000e-01	1.765561e-43
-6.000000e-01	3.162420e-39
-5.500000e-01	3.435652e-35
-5.000000e-01	2.263870e-31
-4.500000e-01	9.047877e-28
-4.000000e-01	2.193283e-24
-3.500000e-01	3.224744e-21
-3.000000e-01	2.875734e-18
-2.500000e-01	1.555446e-15
-2.000000e-01	5.102861e-13
-1.500000e-01	1.015373e-10
-1.000000e-01	1.225434e-08
-5.000000e-02	8.970304e-07
0.000000e+00	3.982697e-05
5.000000e-02	1.072508e-03
1.000000e-01	1.751775e-02
1.500000e-01	1.735480e-01
2.000000e-01	1.042962e+00
2.500000e-01	3.804150e+00
3.000000e-01	8.445072e+00
3.500000e-01	1.157611e+01
4.000000e-01	1.049491e+01
4.500000e-01	7.972843e+00
5.000000e-01	6.771675e+00
5.500000e-01	5.402055e+00
6.000000e-01	3.002754e+00
6.500000e-01	1.043319e+00
7.000000e-01	2.211719e-01
7.500000e-01	2.846996e-02
8.000000e-01	2.223261e-03
8.500000e-01	1.053088e-04
9.000000e-01	3.025485e-06
9.500000e-01	5.272041e-08
1.000000e+00	5.572055e-10
1.050000e+00	3.571946e-12
1.100000e+00	1.388824e-14
1.150000e+00	3.275232e-17
1.200000e+00	4.684807e-20
1.250000e+00	3.925524e-22
1.300000e+00	3.666361e-19
1.350000e+00	2.316823e-16
1.400000e+00	8.879800e-14
1.450000e+00	2.064269e-11
1.500000e+00	2.910598e-09
1.550000e+00	2.489149e-07
1.600000e+00	1.291137e-05
1.650000e+00	4.062064e-04
1.700000e+00	7.751311e-03
1.750000e+00	8.971449e-02
1.800000e+00	6.298481e-01
1.850000e+00	2.683085e+00
1.900000e+00	6.946859e+00
1.950000e+00	1.102757e+01
2.000000e+00	1.120488e+01
2.050000e+00	8.654842e+00
2.100000e+00	7.049769e+00
2.150000e+00	5.964186e+00
2.200000e+00	3.777531e+00
2.250000e+00	1.524577e+00
2.300000e+00	3.768940e-01
2.350000e+00	5.661941e-02
2.400000e+00	5.160854e-03
2.450000e+00	2.853387e-04
2.500000e+00	9.569617e-06
2.550000e+00	2.674132e-07
2.600000e+00	4.025110e-06
2.650000e+00	1.348740e-04
2.700000e+00	2.744322e-03
2.750000e+00	3.393583e-02
2.800000e+00	2.563119e-01
2.850000e+00	1.202798e+00
2.900000e+00	3.700484e+00
2.950000e+00	8.494477e+00
3.000000e+00	1.695211e+01
3.050000e+00	2.868786e+01
3.100000e+00	3.498019e+01
3.150000e+00	2.751739e+01
3.200000e+00	1.338984e+01
3.250000e+00	3.978260e+00
3.300000e+00	7.190153e-01
3.350000e+00	7.896811e-02
3.400000e+00	5.268702e-03
3.450000e+00	2.135279e-04
3.500000e+00	5.256418e-06
3.550000e+00	7.859606e-08
3.600000e+00	7.138043e-10
3.650000e+00	3.937462e-12
3.700000e+00	1.319177e-14
3.750000e+00	2.684284e-17
3.800000e+00	3.317274e-20
3.850000e+00	2.489713e-23
3.900000e+00	1.134801e-26
3.950000e+00	3.141077e-30
4.000000e+00	5.279734e-34
4.050000e+00	5.388967e-38
4.100000e+00	3.339982e-42
4.150000e+00	1.256935e-46
4.200000e+00	2.872077e-51
4.250000e+00	3.984546e-56
4.300000e+00	3.356183e-61
4.350000e+00	1.716252e-66
4.400000e+00	5.328074e-72
4.450000e+00	1.004148e-77
4.500000e+00	1.148813e-83
4.550000e+00	7.978298e-90
4.600000e+00	3.363306e-96
4.650000e+00	8.606049e-103
4.700000e+00	1.336655e-109
4.750000e+00	2.737004e-107
4.800000e+00	1.481548e-100
4.850000e+00	4.864168e-94
4.900000e+00	9.686220e-88
4.950000e+00	1.169911e-81
5.000000e+00	8.570460e-76
5.050000e+00	3.808098e-70
5.100000e+00	1.026278e-64
5.150000e+00	1.677546e-59
5.200000e+00	1.663171e-54
5.250000e+00	1.000120e-49
5.300000e+00	3.647706e-45
5.350000e+00	8.069384e-41
5.400000e+00	1.082714e-36
5.450000e+00	8.811298e-33
5.500000e+00	4.349294e-29
5.550000e+00	1.302118e-25
5.600000e+00	2.364476e-22
5.650000e+00	2.604187e-19
5.700000e+00	1.739651e-16
5.750000e+00	7.048636e-14
5.800000e+00	1.732213e-11
5.850000e+00	2.581971e-09
5.900000e+00	2.334309e-07
5.950000e+00	1.280061e-05
6.000000e+00	4.257887e-04
6.050000e+00	8.592660e-03
6.100000e+00	1.052624e-01
6.150000e+00	7.840975e-01
6.200000e+00	3.569872e+00
6.250000e+00	1.008554e+01
6.300000e+00	1.842415e+01
6.350000e+00	2.381161e+01
6.400000e+00	2.441668e+01
6.450000e+00	2.024769e+01
6.500000e+00	1.224978e+01
6.550000e+00	4.878557e+00
6.600000e+00	1.214341e+00
6.650000e+00	1.852121e-01
6.700000e+00	1.719152e-02
6.750000e+00	9.689283e-04
6.800000e+00	3.313434e-05
6.850000e+00	6.873357e-07
6.900000e+00	8.648264e-09
6.950000e+00	6.600049e-11
7.000000e+00	3.055061e-13
7.050000e+00	8.577211e-16
7.100000e+00	1.460579e-18
7.150000e+00	1.508541e-21
7.200000e+00	9.450218e-25
7.250000e+00	3.590702e-28
7.300000e+00	8.275031e-32
7.350000e+00	1.156678e-35
7.400000e+00	9.806375e-40
7.450000e+00	5.042630e-44
7.500000e+00	1.572745e-48
7.550000e+00	2.975175e-53
7.600000e+00	3.413654e-58
7.650000e+00	2.375632e-63
7.700000e+00	1.002748e-68
7.750000e+00	2.567183e-74
7.800000e+00	3.986345e-80
7.850000e+00	3.754444e-86
7.900000e+00	2.144713e-92
7.950000e+00	7.430970e-99
8.000000e+00	1.561617e-105
8.050000e+00	1.990474e-112
8.100000e+00	1.538832e-119
8.150000e+00	7.215701e-127
8.200000e+00	2.052195e-134
8.250000e+00	3.540069e-142
8.300000e+00	3.703884e-150
8.350000e+00	2.350476e-158
8.400000e+00	9.047054e-167
8.450000e+00	2.112084e-175
8.500000e+00	2.990667e-184
8.550000e+00	2.568489e-193
8.600000e+00	1.337950e-202
8.650000e+00	4.227223e-212
8.700000e+00	8.100709e-222
8.750000e+00	9.415507e-232
8.800000e+00	6.637693e-242
8.850000e+00	2.838203e-252
8.900000e+00	7.360756e-263
8.950000e+00	1.157855e-273
9.000000e+00	1.104686e-284
9.050000e+00	6.392578e-296
9.100000e+00	2.243707e-307
9.150000e+00	4.776577e-319
9.200000e+00	0.000000e+00
9.250000e+00	0.000000e+00
9.300000e+00	0.000000e+00
9.350000e+00	0.000000e+00
9.400000e+00	0.000000e+00
9.450000e+00	0.000000e+00
9.500000e+00	0.000000e+00
9.550000e+00	0.000000e+00
9.600000e+00	0.000000e+00
9.650000e+00	0.000000e+00
9.700000e+00	0.000000e+00
9.750000e+00	0.000000e+00
9.800000e+00	0.000000e+00
9.850000e+00	0.000000e+00
9.900000e+00	0.000000e+00
9.950000e+00	0.000000e+00];


density2_10=[-1.500000e+01	1.403559e-97
-1.495000e+01	3.542727e-91
-1.490000e+01	5.423723e-85
-1.485000e+01	5.036283e-79
-1.480000e+01	2.836452e-73
-1.475000e+01	9.689326e-68
-1.470000e+01	2.007541e-62
-1.465000e+01	2.522830e-57
-1.460000e+01	1.922934e-52
-1.455000e+01	8.889832e-48
-1.450000e+01	2.492731e-43
-1.445000e+01	4.239456e-39
-1.440000e+01	4.373182e-35
-1.435000e+01	2.736136e-31
-1.430000e+01	1.038319e-27
-1.425000e+01	2.389882e-24
-1.420000e+01	3.336375e-21
-1.415000e+01	2.825049e-18
-1.410000e+01	1.450875e-15
-1.405000e+01	4.519462e-13
-1.400000e+01	8.538788e-11
-1.395000e+01	9.784947e-09
-1.390000e+01	6.801011e-07
-1.385000e+01	2.867090e-05
-1.380000e+01	7.330976e-04
-1.375000e+01	1.136934e-02
-1.370000e+01	1.069452e-01
-1.365000e+01	6.101547e-01
-1.360000e+01	2.111405e+00
-1.355000e+01	4.431552e+00
-1.350000e+01	5.641478e+00
-1.345000e+01	4.355949e+00
-1.340000e+01	2.039977e+00
-1.335000e+01	5.794563e-01
-1.330000e+01	9.983179e-02
-1.325000e+01	1.043205e-02
-1.320000e+01	6.611856e-04
-1.315000e+01	2.541732e-05
-1.310000e+01	5.926372e-07
-1.305000e+01	8.381096e-09
-1.300000e+01	7.188951e-11
-1.295000e+01	3.740098e-13
-1.290000e+01	1.180193e-15
-1.285000e+01	2.258791e-18
-1.280000e+01	2.622115e-21
-1.275000e+01	1.846206e-24
-1.270000e+01	7.884270e-28
-1.265000e+01	2.042271e-31
-1.260000e+01	6.348212e-32
-1.255000e+01	2.910050e-28
-1.250000e+01	8.095092e-25
-1.245000e+01	1.365828e-21
-1.240000e+01	1.397728e-18
-1.235000e+01	8.675657e-16
-1.230000e+01	3.266140e-13
-1.225000e+01	7.457957e-11
-1.220000e+01	1.032899e-08
-1.215000e+01	8.676578e-07
-1.210000e+01	4.420709e-05
-1.205000e+01	1.366118e-03
-1.200000e+01	2.560572e-02
-1.195000e+01	2.910976e-01
-1.190000e+01	2.007212e+00
-1.185000e+01	8.394607e+00
-1.180000e+01	2.129415e+01
-1.175000e+01	3.276220e+01
-1.170000e+01	3.057304e+01
-1.165000e+01	1.730441e+01
-1.160000e+01	5.940566e+00
-1.155000e+01	1.236948e+00
-1.150000e+01	1.562169e-01
-1.145000e+01	1.196623e-02
-1.140000e+01	5.559547e-04
-1.135000e+01	1.566658e-05
-1.130000e+01	2.677699e-07
-1.125000e+01	2.775889e-09
-1.120000e+01	1.745401e-11
-1.115000e+01	6.656425e-14
-1.110000e+01	1.539740e-16
-1.105000e+01	3.042722e-18
-1.100000e+01	1.753067e-15
-1.095000e+01	6.594314e-13
-1.090000e+01	1.504504e-10
-1.085000e+01	2.081949e-08
-1.080000e+01	1.747428e-06
-1.075000e+01	8.895728e-05
-1.070000e+01	2.746732e-03
-1.065000e+01	5.144036e-02
-1.060000e+01	5.843115e-01
-1.055000e+01	4.025669e+00
-1.050000e+01	1.682243e+01
-1.045000e+01	4.264148e+01
-1.040000e+01	6.561415e+01
-1.035000e+01	6.171699e+01
-1.030000e+01	3.771332e+01
-1.025000e+01	2.183916e+01
-1.020000e+01	2.165000e+01
-1.015000e+01	2.266774e+01
-1.010000e+01	1.582652e+01
-1.005000e+01	6.776133e+00
-1.000000e+01	1.761779e+00
-9.950000e+00	2.778625e-01
-9.900000e+00	2.658075e-02
-9.850000e+00	1.542262e-03
-9.800000e+00	5.427524e-05
-9.750000e+00	1.158506e-06
-9.700000e+00	1.499848e-08
-9.650000e+00	1.177740e-10
-9.600000e+00	5.609240e-13
-9.550000e+00	1.620360e-15
-9.500000e+00	2.839041e-18
-9.450000e+00	3.017065e-21
-9.400000e+00	1.944690e-24
-9.350000e+00	7.602719e-28
-9.300000e+00	1.802769e-31
-9.250000e+00	2.592771e-35
-9.200000e+00	2.261731e-39
-9.150000e+00	1.196659e-43
-9.100000e+00	3.840191e-48
-9.050000e+00	7.474598e-53
-9.000000e+00	8.824206e-58
-8.950000e+00	6.318532e-63
-8.900000e+00	2.744161e-68
-8.850000e+00	7.228624e-74
-8.800000e+00	1.154927e-79
-8.750000e+00	1.119196e-85
-8.700000e+00	1.843576e-87
-8.650000e+00	2.230495e-81
-8.600000e+00	1.636857e-75
-8.550000e+00	7.285755e-70
-8.500000e+00	1.966950e-64
-8.450000e+00	3.220832e-59
-8.400000e+00	3.198902e-54
-8.350000e+00	1.927057e-49
-8.300000e+00	7.041309e-45
-8.250000e+00	1.560573e-40
-8.200000e+00	2.097959e-36
-8.150000e+00	1.710835e-32
-8.100000e+00	8.463346e-29
-8.050000e+00	2.540016e-25
-8.000000e+00	4.625403e-22
-7.950000e+00	5.111761e-19
-7.900000e+00	3.429542e-16
-7.850000e+00	1.397511e-13
-7.800000e+00	3.461348e-11
-7.750000e+00	5.216581e-09
-7.700000e+00	4.791730e-07
-7.650000e+00	2.689142e-05
-7.600000e+00	9.252292e-04
-7.550000e+00	1.960918e-02
-7.500000e+00	2.575799e-01
-7.450000e+00	2.112382e+00
-7.400000e+00	1.089751e+01
-7.350000e+00	3.559009e+01
-7.300000e+00	7.383235e+01
-7.250000e+00	9.722880e+01
-7.200000e+00	8.091514e+01
-7.150000e+00	4.226184e+01
-7.100000e+00	1.374812e+01
-7.050000e+00	2.766173e+00
-7.000000e+00	3.422763e-01
-6.950000e+00	2.593355e-02
-6.900000e+00	1.199470e-03
-6.850000e+00	3.379413e-05
-6.800000e+00	6.914745e-07
-6.750000e+00	6.941158e-06
-6.700000e+00	2.595612e-04
-6.650000e+00	5.892202e-03
-6.600000e+00	8.112754e-02
-6.550000e+00	6.775038e-01
-6.500000e+00	3.431689e+00
-6.450000e+00	1.054282e+01
-6.400000e+00	1.964530e+01
-6.350000e+00	2.220308e+01
-6.300000e+00	1.522020e+01
-6.250000e+00	6.328203e+00
-6.200000e+00	1.595854e+00
-6.150000e+00	2.440949e-01
-6.100000e+00	2.264524e-02
-6.050000e+00	1.274231e-03
-6.000000e+00	4.348824e-05
-5.950000e+00	9.002195e-07
-5.900000e+00	1.130258e-08
-5.850000e+00	8.607159e-11
-5.800000e+00	3.975527e-13
-5.750000e+00	1.113736e-15
-5.700000e+00	1.892442e-18
-5.650000e+00	1.950364e-21
-5.600000e+00	1.219163e-24
-5.550000e+00	4.622323e-28
-5.500000e+00	3.113520e-31
-5.450000e+00	9.147880e-28
-5.400000e+00	2.475246e-24
-5.350000e+00	4.062273e-21
-5.300000e+00	4.043641e-18
-5.250000e+00	2.441343e-15
-5.200000e+00	8.940007e-13
-5.150000e+00	1.985636e-10
-5.100000e+00	2.674940e-08
-5.050000e+00	2.185654e-06
-5.000000e+00	1.083182e-04
-4.950000e+00	3.255924e-03
-4.900000e+00	5.936080e-02
-4.850000e+00	6.564143e-01
-4.800000e+00	4.402599e+00
-4.750000e+00	1.790989e+01
-4.700000e+00	4.419056e+01
-4.650000e+00	6.613310e+01
-4.600000e+00	6.002898e+01
-4.550000e+00	3.304881e+01
-4.500000e+00	1.103579e+01
-4.450000e+00	2.235136e+00
-4.400000e+00	2.745725e-01
-4.350000e+00	2.046067e-02
-4.300000e+00	1.054067e-03
-4.250000e+00	3.825025e-03
-4.200000e+00	6.761980e-02
-4.150000e+00	7.305021e-01
-4.100000e+00	4.800267e+00
-4.050000e+00	1.931495e+01
-4.000000e+00	4.863202e+01
-3.950000e+00	8.168328e+01
-3.900000e+00	1.051121e+02
-3.850000e+00	1.181715e+02
-3.800000e+00	1.097145e+02
-3.750000e+00	7.200630e+01
-3.700000e+00	3.039000e+01
-3.650000e+00	7.960316e+00
-3.600000e+00	1.279273e+00
-3.550000e+00	1.256348e-01
-3.500000e+00	7.527005e-03
-3.450000e+00	2.748210e-04
-3.400000e+00	6.110148e-06
-3.350000e+00	8.266922e-08
-3.300000e+00	6.802754e-10
-3.250000e+00	3.403054e-12
-3.200000e+00	1.034480e-14
-3.150000e+00	1.910290e-17
-3.100000e+00	2.875740e-20
-3.050000e+00	7.004647e-18
-3.000000e+00	4.057451e-15
-2.950000e+00	1.425522e-12
-2.900000e+00	3.037719e-10
-2.850000e+00	3.926215e-08
-2.800000e+00	3.077895e-06
-2.750000e+00	1.463486e-04
-2.700000e+00	4.220695e-03
-2.650000e+00	7.383462e-02
-2.600000e+00	7.835907e-01
-2.550000e+00	5.048134e+00
-2.500000e+00	1.978385e+01
-2.450000e+00	4.752251e+01
-2.400000e+00	7.178066e+01
-2.350000e+00	7.358943e+01
-2.300000e+00	5.985662e+01
-2.250000e+00	4.329002e+01
-2.200000e+00	2.521715e+01
-2.150000e+00	1.007567e+01
-2.100000e+00	2.541502e+00
-2.050000e+00	3.934044e-01
-2.000000e+00	3.705787e-02
-1.950000e+00	2.142834e-03
-1.900000e+00	1.003417e-03
-1.850000e+00	2.217232e-02
-1.800000e+00	3.206132e-01
-1.750000e+00	2.812125e+00
-1.700000e+00	1.496032e+01
-1.650000e+00	4.827250e+01
-1.600000e+00	9.447383e+01
-1.550000e+00	1.121440e+02
-1.500000e+00	8.074089e+01
-1.450000e+00	3.525849e+01
-1.400000e+00	9.338707e+00
-1.350000e+00	1.500246e+00
-1.300000e+00	1.461811e-01
-1.250000e+00	8.639184e-03
-1.200000e+00	3.096756e-04
-1.150000e+00	6.732775e-06
-1.100000e+00	8.878386e-08
-1.050000e+00	7.101118e-10
-1.000000e+00	3.444866e-12
-9.500000e-01	1.013609e-14
-9.000000e-01	1.808930e-17
-8.500000e-01	1.958059e-20
-8.000000e-01	1.285531e-23
-7.500000e-01	5.119084e-27
-7.000000e-01	1.236388e-30
-6.500000e-01	1.811215e-34
-6.000000e-01	1.609304e-38
-5.500000e-01	9.307669e-43
-5.000000e-01	1.220674e-39
-4.500000e-01	1.423513e-35
-4.000000e-01	1.006876e-31
-3.500000e-01	4.319598e-28
-3.000000e-01	1.123993e-24
-2.500000e-01	1.773929e-21
-2.000000e-01	1.698095e-18
-1.500000e-01	9.859168e-16
-1.000000e-01	3.471933e-13
-5.000000e-02	7.415753e-11
0.000000e+00	9.607091e-09
5.000000e-02	7.548859e-07
1.000000e-01	3.597688e-05
1.500000e-01	1.039964e-03
2.000000e-01	1.823333e-02
2.500000e-01	1.938949e-01
3.000000e-01	1.250604e+00
3.500000e-01	4.892441e+00
4.000000e-01	1.160872e+01
4.500000e-01	1.670690e+01
5.000000e-01	1.458344e+01
5.500000e-01	7.721061e+00
6.000000e-01	2.479401e+00
6.500000e-01	4.829134e-01
7.000000e-01	5.704854e-02
7.500000e-01	4.087640e-03
8.000000e-01	1.777213e-04
8.500000e-01	9.593619e-06
9.000000e-01	1.922068e-04
9.500000e-01	4.559112e-03
1.000000e+00	6.561657e-02
1.050000e+00	5.727955e-01
1.100000e+00	3.032763e+00
1.150000e+00	9.739352e+00
1.200000e+00	1.897031e+01
1.250000e+00	2.241153e+01
1.300000e+00	1.605911e+01
1.350000e+00	6.979497e+00
1.400000e+00	1.839838e+00
1.450000e+00	2.941627e-01
1.500000e+00	2.852651e-02
1.550000e+00	1.677912e-03
1.600000e+00	6.201591e-05
1.650000e+00	1.084695e-04
1.700000e+00	3.232227e-03
1.750000e+00	5.920395e-02
1.800000e+00	6.593863e-01
1.850000e+00	4.474762e+00
1.900000e+00	1.857196e+01
1.950000e+00	4.744831e+01
2.000000e+00	7.542861e+01
2.050000e+00	7.588190e+01
2.100000e+00	4.981703e+01
2.150000e+00	2.454870e+01
2.200000e+00	1.828864e+01
2.250000e+00	2.732384e+01
2.300000e+00	3.398885e+01
2.350000e+00	2.654424e+01
2.400000e+00	1.261532e+01
2.450000e+00	3.637659e+00
2.500000e+00	6.362299e-01
2.550000e+00	6.755967e-02
2.600000e+00	6.295217e-03
2.650000e+00	3.488053e-02
2.700000e+00	3.750937e-01
2.750000e+00	2.467849e+00
2.800000e+00	9.919129e+00
2.850000e+00	2.457431e+01
2.900000e+00	3.877841e+01
2.950000e+00	4.440280e+01
3.000000e+00	5.083210e+01
3.050000e+00	6.556324e+01
3.100000e+00	6.915105e+01
3.150000e+00	4.882664e+01
3.200000e+00	2.611513e+01
3.250000e+00	2.237591e+01
3.300000e+00	3.127169e+01
3.350000e+00	3.291737e+01
3.400000e+00	2.148826e+01
3.450000e+00	8.525052e+00
3.500000e+00	2.051740e+00
3.550000e+00	2.995071e-01
3.600000e+00	2.651828e-02
3.650000e+00	1.424086e-03
3.700000e+00	4.638527e-05
3.750000e+00	9.163821e-07
3.800000e+00	1.098062e-08
3.850000e+00	8.873420e-11
3.900000e+00	1.715614e-09
3.950000e+00	2.003833e-07
4.000000e+00	1.424575e-05
4.050000e+00	6.167494e-04
4.100000e+00	1.627368e-02
4.150000e+00	2.619503e-01
4.200000e+00	2.574851e+00
4.250000e+00	1.547256e+01
4.300000e+00	5.690367e+01
4.350000e+00	1.282237e+02
4.400000e+00	1.772101e+02
4.450000e+00	1.503387e+02
4.500000e+00	7.833955e+01
4.550000e+00	2.508166e+01
4.600000e+00	4.933937e+00
4.650000e+00	5.972096e-01
4.700000e+00	6.763117e-02
4.750000e+00	3.089406e-01
4.800000e+00	2.439694e+00
4.850000e+00	1.176155e+01
4.900000e+00	3.439190e+01
4.950000e+00	6.099592e+01
5.000000e+00	6.561424e+01
5.050000e+00	4.281029e+01
5.100000e+00	1.694147e+01
5.150000e+00	4.066368e+00
5.200000e+00	5.919909e-01
5.250000e+00	5.227285e-02
5.300000e+00	2.799562e-03
5.350000e+00	9.094037e-05
5.400000e+00	1.791745e-06
5.450000e+00	2.141156e-08
5.500000e+00	1.551934e-10
5.550000e+00	6.822617e-13
5.600000e+00	1.919975e-15
5.650000e+00	4.757184e-14
5.700000e+00	1.362089e-11
5.750000e+00	2.366016e-09
5.800000e+00	2.493550e-07
5.850000e+00	1.594818e-05
5.900000e+00	6.192728e-04
5.950000e+00	1.461057e-02
6.000000e+00	2.097450e-01
6.050000e+00	1.837252e+00
6.100000e+00	9.876719e+00
6.150000e+00	3.300882e+01
6.200000e+00	7.068054e+01
6.250000e+00	1.036340e+02
6.300000e+00	1.164682e+02
6.350000e+00	1.112258e+02
6.400000e+00	9.264665e+01
6.450000e+00	6.770575e+01
6.500000e+00	4.281190e+01
6.550000e+00	2.105366e+01
6.600000e+00	7.089871e+00
6.650000e+00	1.518348e+00
6.700000e+00	2.005579e-01
6.750000e+00	1.616033e-02
6.800000e+00	7.913259e-04
6.850000e+00	2.351780e-05
6.900000e+00	4.240199e-07
6.950000e+00	4.637253e-09
7.000000e+00	3.076088e-11
7.050000e+00	1.237637e-13
7.100000e+00	3.020241e-16
7.150000e+00	4.470368e-19
7.200000e+00	4.013264e-22
7.250000e+00	2.185270e-25
7.300000e+00	7.217139e-29
7.350000e+00	1.445699e-32
7.400000e+00	1.756481e-36
7.450000e+00	1.294380e-40
7.500000e+00	5.785395e-45
7.550000e+00	1.568400e-49
7.600000e+00	2.578894e-54
7.650000e+00	2.571952e-59
7.700000e+00	1.555769e-64
7.750000e+00	5.707947e-70
7.800000e+00	1.270187e-75
7.850000e+00	1.714384e-81
7.900000e+00	1.403464e-87
7.950000e+00	6.968626e-94
8.000000e+00	2.098678e-100
8.050000e+00	3.833517e-107
8.100000e+00	4.247189e-114
8.150000e+00	2.854030e-121
8.200000e+00	1.163237e-128
8.250000e+00	2.875615e-136
8.300000e+00	4.311676e-144
8.350000e+00	3.921156e-152
8.400000e+00	2.162892e-160
8.450000e+00	7.236164e-169
8.500000e+00	1.468367e-177
8.550000e+00	1.807231e-186
8.600000e+00	1.349104e-195
8.650000e+00	6.108438e-205
8.700000e+00	1.677519e-214
8.750000e+00	2.794201e-224
8.800000e+00	2.822932e-234
8.850000e+00	1.729801e-244
8.900000e+00	6.429014e-255
8.950000e+00	1.449257e-265
9.000000e+00	1.981524e-276
9.050000e+00	1.643259e-287
9.100000e+00	8.265430e-299
9.150000e+00	2.521608e-310
9.200000e+00	5.039470e-322
9.250000e+00	0.000000e+00
9.300000e+00	0.000000e+00
9.350000e+00	0.000000e+00
9.400000e+00	0.000000e+00
9.450000e+00	0.000000e+00
9.500000e+00	0.000000e+00
9.550000e+00	0.000000e+00
9.600000e+00	0.000000e+00
9.650000e+00	0.000000e+00
9.700000e+00	0.000000e+00
9.750000e+00	0.000000e+00
9.800000e+00	0.000000e+00
9.850000e+00	0.000000e+00
9.900000e+00	0.000000e+00
9.950000e+00	0.000000e+00];
subplot(4,1,1)
plot(density_18(:,1),density_18(:,2))
title('Density of States 1.8* Bulk lattice Constant 1x1x1')

subplot(4,1,2)
plot(density_14(:,1),density_14(:,2))
title('Density of States 1.4* Bulk lattice Constant 1x1x1')

subplot(4,1,3)
plot(density_10(:,1),density_10(:,2))
title('Density of States 1.0* Bulk lattice Constant 1x1x1')

subplot(4,1,4)
plot(density2_10(:,1),density2_10(:,2))
title('Density of States 1.0* Bulk lattice Constant 2x2x2')
